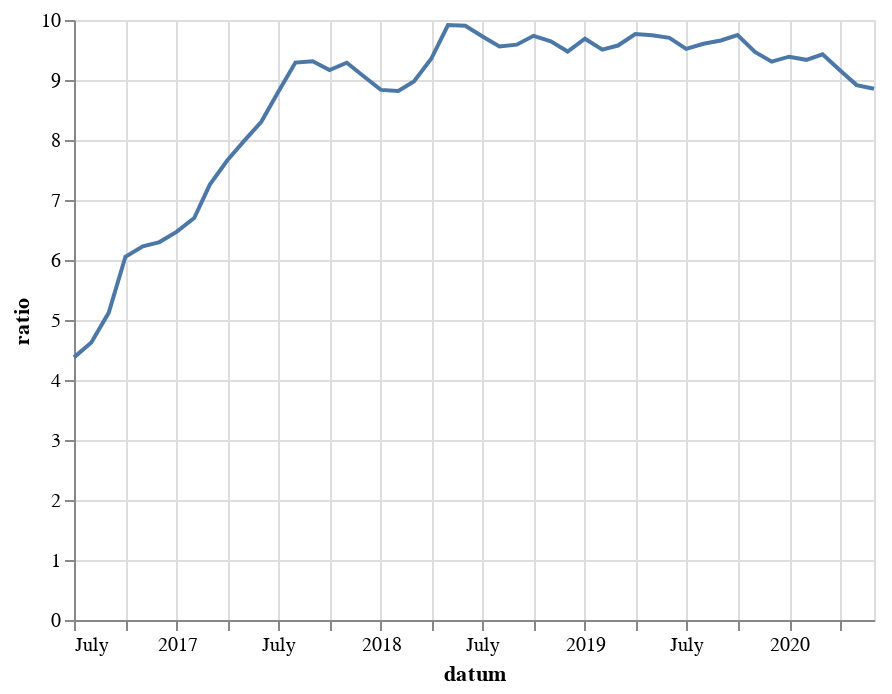
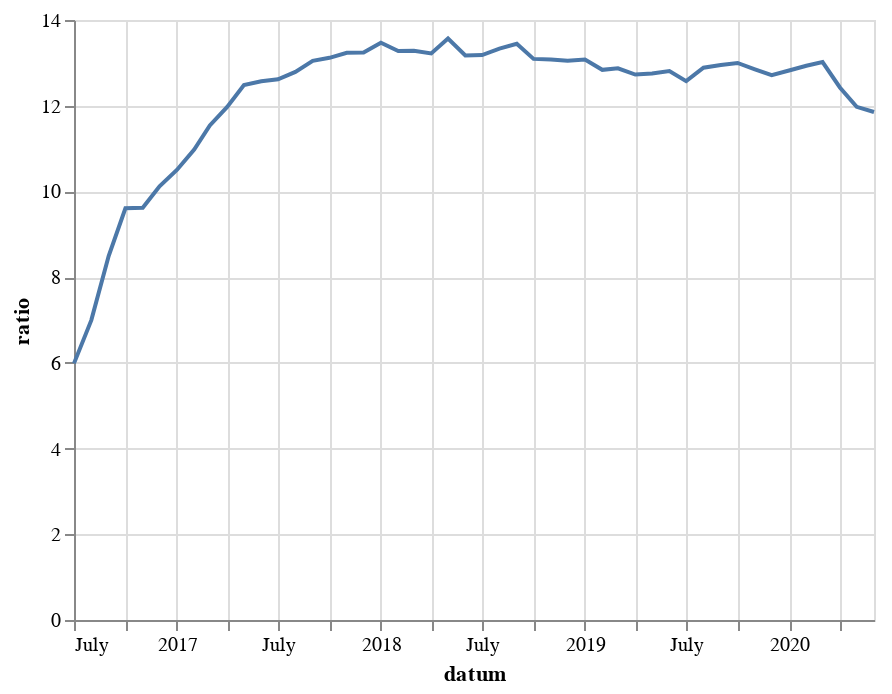
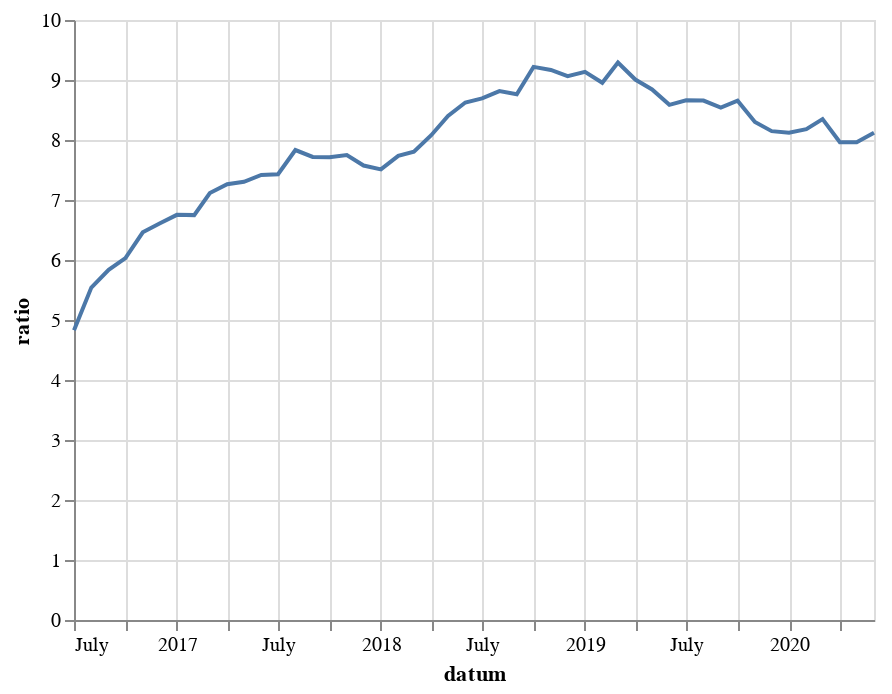
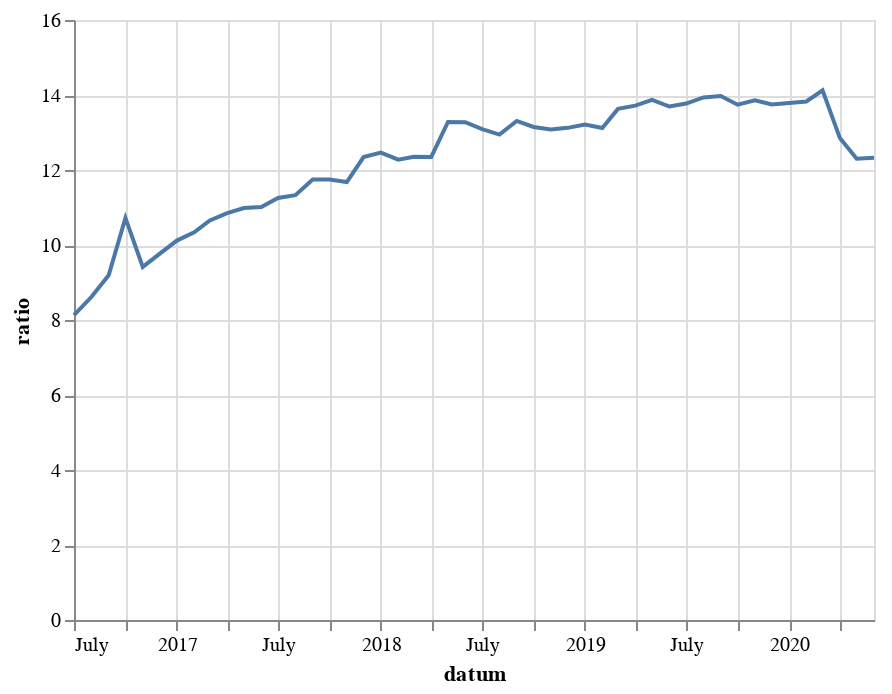

Here is the notebook cell these charts were saved with, in order:
### Code cell
for i in brandenburg["Länder und Kreise_"].unique():
    print(i)
    lk_data=allyears[allyears["Länder und Kreise_"]==i]
    lk_data.sort_values("datum")
    chart=alt.Chart(lk_data).mark_line().encode(
    x='datum',
    y="ratio"
)
    chart.display()
